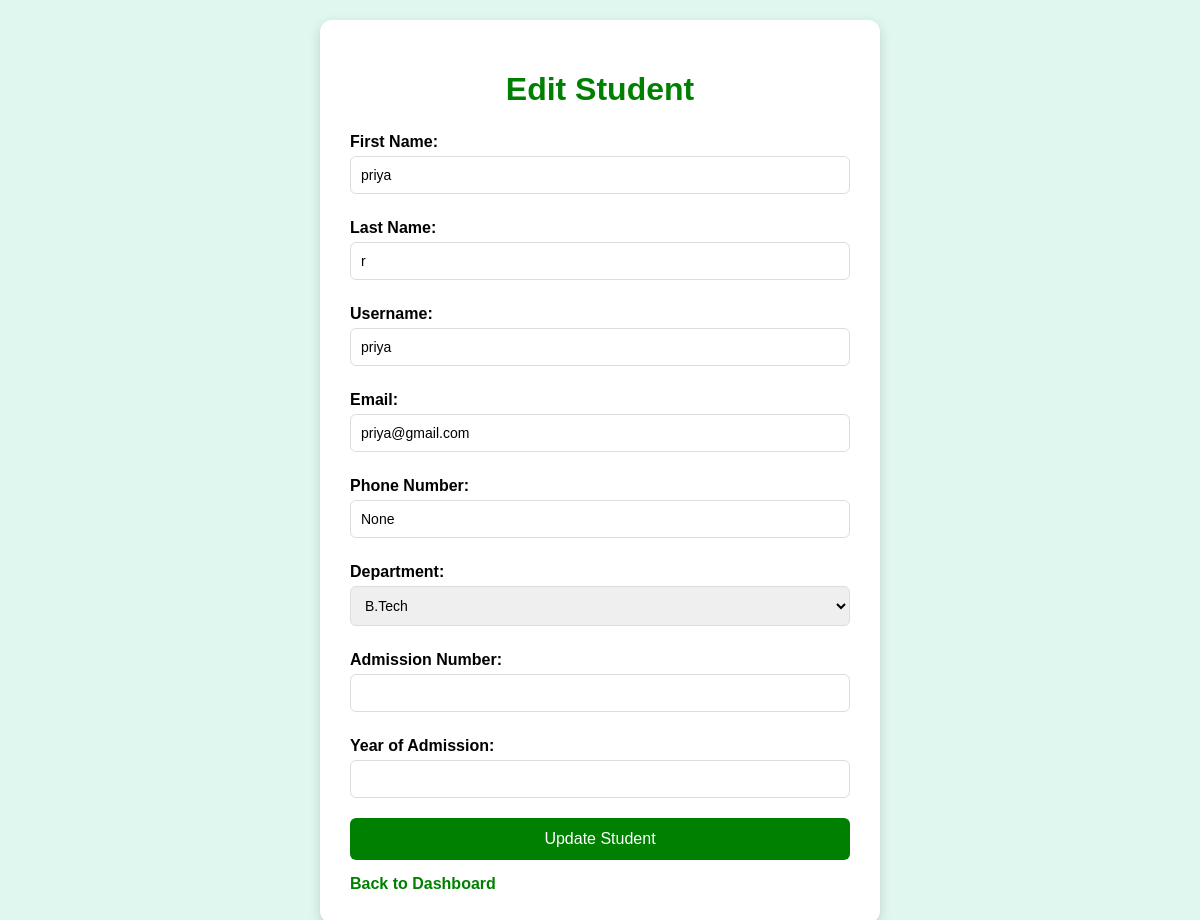
Before: /edit-student/17/ (signed in) with the older database file.
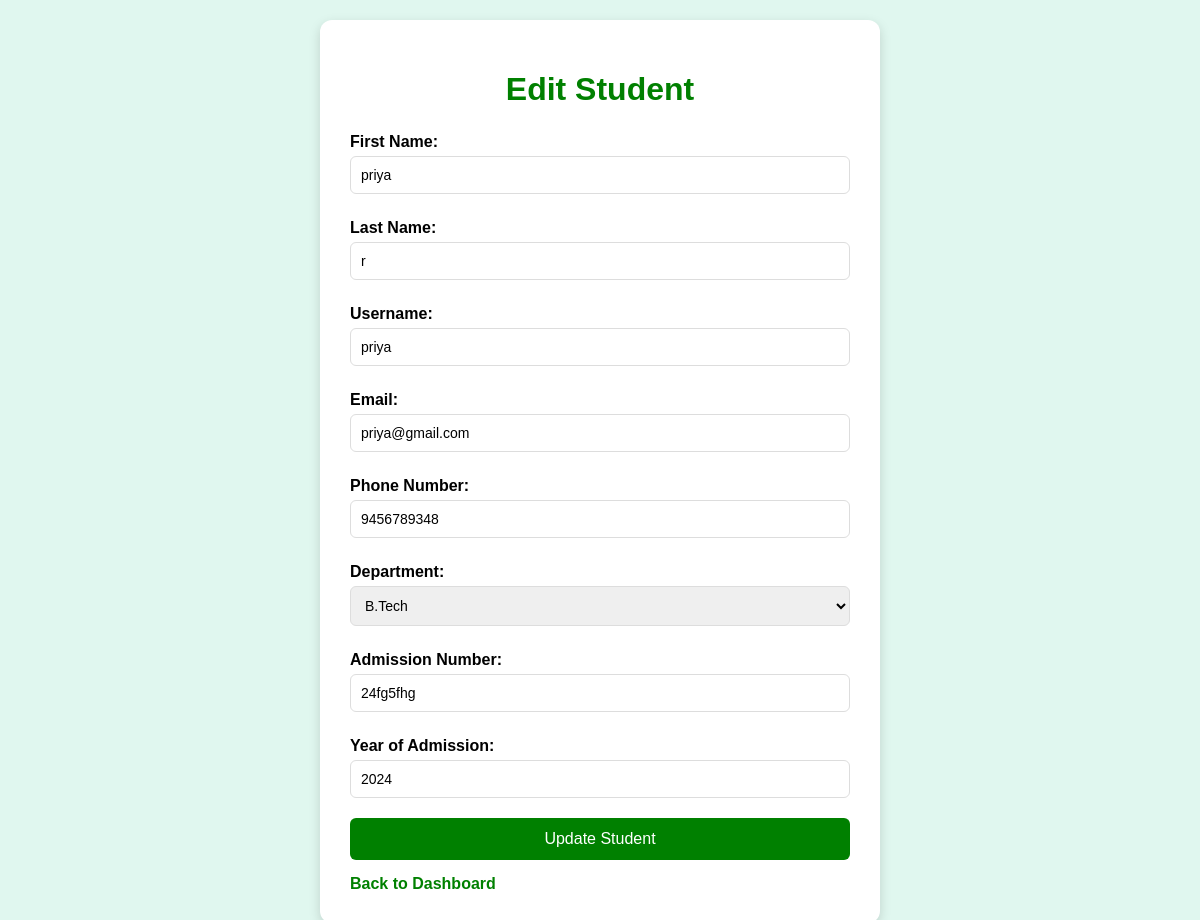
After: the same page with the newer database file.
### fixitnow/models.py (models this page shows, shortened)
class StudentProfile(models.Model):
    user = models.OneToOneField(CustomUser, on_delete=models.CASCADE, limit_choices_to={'role': 'student'})
    phone_number = models.CharField(max_length=15, blank=True, null=True)
    department = models.CharField(max_length=10, choices=DEPARTMENT_CHOICES)
    admission_number = models.CharField(max_length=50)
    year_of_admission = models.IntegerField(null=True, blank=True)

### fixitnow/views.py (the view, shortened to what this page needs)
# urls.py: path("edit-student/<int:student_id>/", views.edit_student, name="edit_student"),
@login_required(login_url="login")
def edit_student(request, student_id):
    student_user = get_object_or_404(CustomUser, id=student_id, role='student')
    student_profile = getattr(student_user, 'studentprofile', None)
    return render(request, "edit_student.html", {
        "student_user": student_user,
        "student_profile": student_profile
    })

### templates/edit_student.html (shortened to what this page needs)
{% load static %}
<!DOCTYPE html>
<html lang="en">
<head>
</head>
<body>
    <div class="container">
        <h1>Edit Student</h1>
<form method="POST">
    <label>First Name:</label>
    <input type="text" name="first_name" value="{{ student_user.first_name }}" required>
    <label>Last Name:</label>
    <input type="text" name="last_name" value="{{ student_user.last_name }}" required>
    <label>Username:</label>
    <input type="text" name="username" value="{{ student_user.username }}" required>
    <label>Email:</label>
    <input type="email" name="email" value="{{ student_user.email }}" required>
    <label>Phone Number:</label>
    <input type="text" name="phone_number" value="{{ student_profile.phone_number }}" required>
    <label>Department:</label>
    <select name="department" required>
        <option value="BTech" {% if student_profile.department == 'BTech' %}selected{% endif %}>B.Tech</option>
    </select>
    <label>Admission Number:</label>
    <input type="text" name="admission_number" value="{{ student_profile.admission_number }}" required>
    <label>Year of Admission:</label>
    <input type="number" name="year_of_admission" value="{{ student_profile.year_of_admission }}" required>
    <button type="submit">Update Student</button>
</form>
<a href="{% url 'admin_dashboard' %}">Back to Dashboard</a>
    </div>
</body>
</html>

Changed rows visible on the page:
changed StudentProfile: phone_number "None" → "9456789348"; department (not shown) → "B.Tech"; admission_number (not shown) → "24fg5fhg"; year_of_admission (not shown) → "2024"
Other visible differences:
form field department: "B.Tech" → (not shown)
